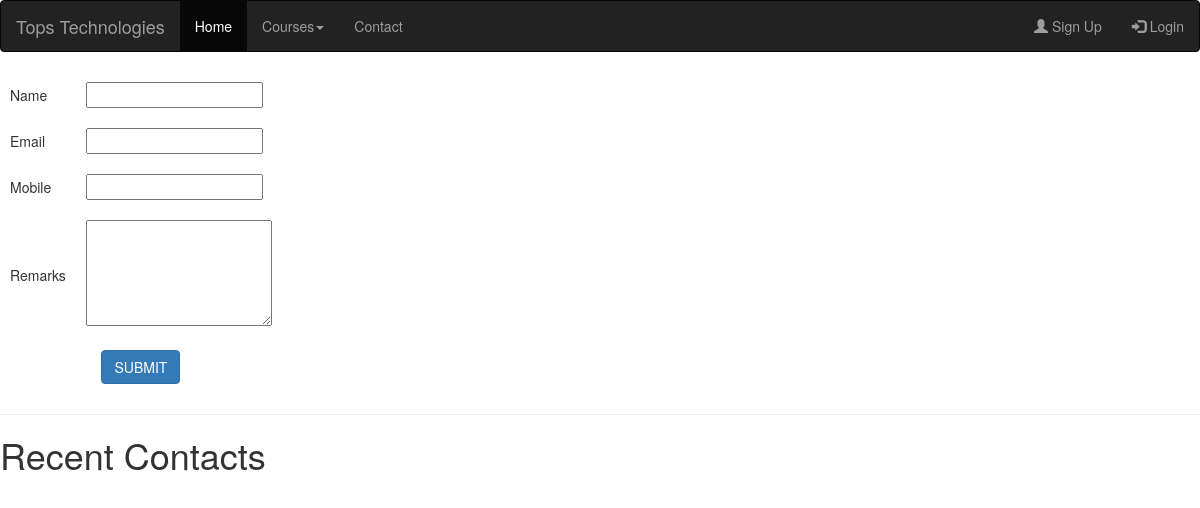
The app's page /contact/, older data.
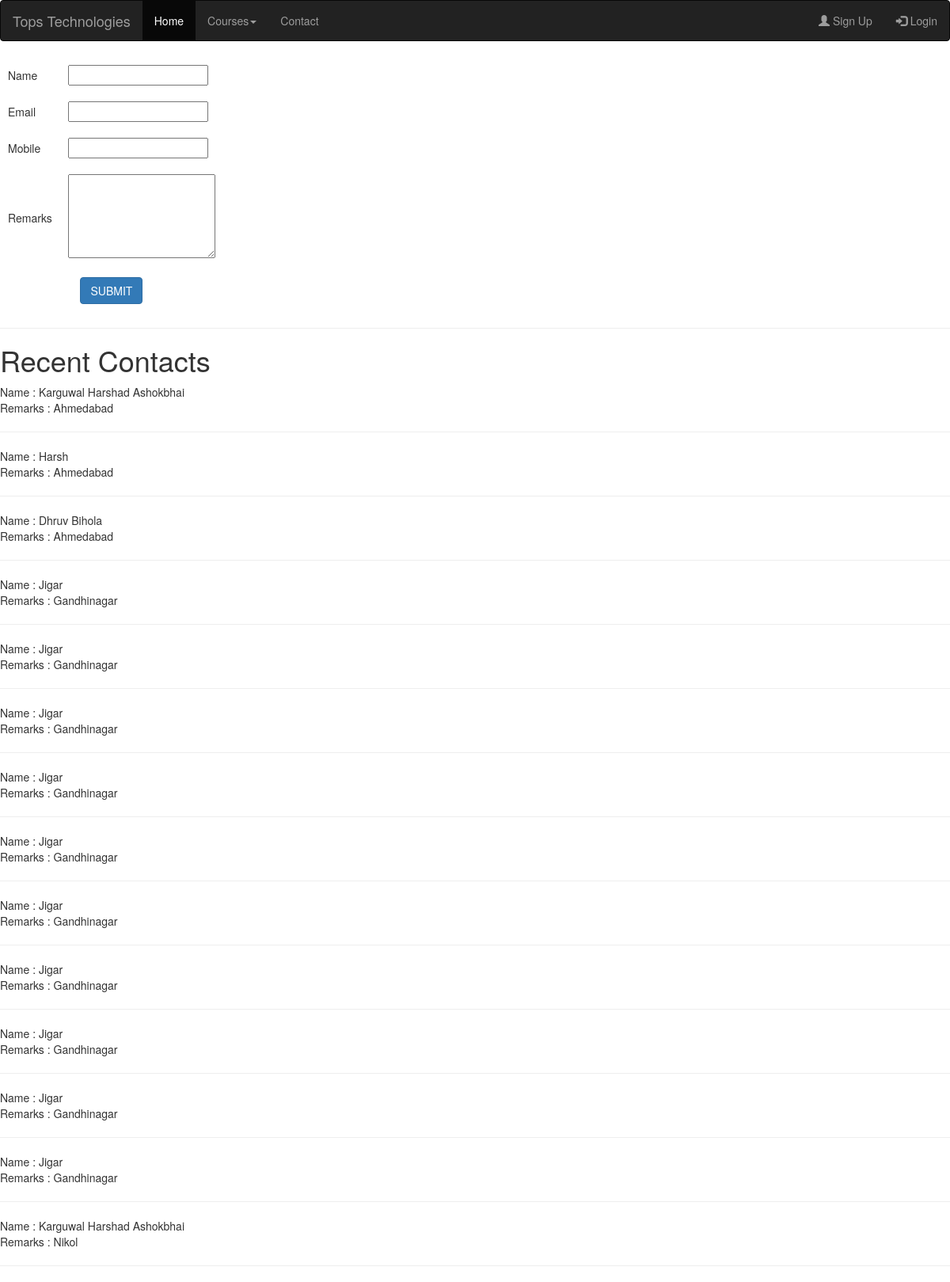
The same page, newer data.
### myapp/models.py (models this page shows, shortened)
class Contact(models.Model):
    name=models.CharField(max_length=100)
    email=models.EmailField()
    mobile=models.PositiveBigIntegerField()
    remarks=models.TextField()

### myapp/views.py (the view)
# urls.py: path('contact/',views.contact,name='contact'),
def contact(request):
    if request.method=="POST":
        Contact.objects.create(
            name=request.POST['name'],
            email=request.POST['email'],
            mobile=request.POST['mobile'],
            remarks=request.POST['remarks'],
        )
        msg="Contact Saved Successfully"
        contact=Contact.objects.all().order_by("-id")[:3]
        return render(request,'contact.html',{'msg':msg,'contact':contact})
    else:
        contact=Contact.objects.all()
        return render(request,'contact.html',{'contact':contact})

### myapp/templates/contact.html (shortened to what this page needs)
{% extends 'header.html' %}
{% block content %}
<!DOCTYPE html>
<html lang="en">
<head>
</head>
<body>
    <form name="contact" method="post" action="{% url 'contact' %}">
        <table>
            <tr>
                <td>Name</td>
                <td><input type="text" name="name"></td>
            </tr>
            <tr>
                <td>Email</td>
                <td><input type="text" name="email"></td>
            </tr>
            <tr>
                <td>Mobile</td>
                <td><input type="text" name="mobile"></td>
            </tr>
            <tr>
                <td>Remarks</td>
                <td><textarea rows="5" cols="22" name="remarks"></textarea></td>
            </tr>
            <tr>
                <td colspan="2" align="center">
                    <input type="submit" value="SUBMIT" class="btn btn-primary">
                </td>
            </tr>
        </table>
    </form>
<hr>
<h1>Recent Contacts</h1>
{% for i in contact %}
    Name : {{i.name}}<br>
    Remarks : {{i.remarks}}<br><hr>
{% endfor %}
</body>
</html>
{% endblock %}

### myapp/templates/header.html (shortened to what this page needs)
<!DOCTYPE html>
<html lang="en">
<head>
    <link rel="stylesheet" href="https://maxcdn.bootstrapcdn.com/bootstrap/3.4.1/css/bootstrap.min.css">
</head>
<body>
    <nav class="navbar navbar-inverse">
        <div class="container-fluid">
            <div class="navbar-header">
                <a class="navbar-brand" href="/">Tops Technologies</a>
            </div>
            <ul class="nav navbar-nav">
                <li class="active"><a href="/">Home</a></li>
                <li class="dropdown"><a class="dropdown-toggle" data-toggle="dropdown" href="#">Courses<span
                            class="caret"></span></a>
                </li>
                <li><a href="{% url 'contact' %}">Contact</a></li>
            </ul>
            <ul class="nav navbar-nav navbar-right">
                <li><a href="{% url 'signup' %}"><span class="glyphicon glyphicon-user"></span> Sign Up</a></li>
                <li><a href="{% url 'login' %}"><span class="glyphicon glyphicon-log-in"></span> Login</a></li>
            </ul>
        </div>
    </nav>
    {% block content %}
    {% endblock %}
</body>
</html>

### myapp/templates/header.html (style rules this page uses)
tr, td { padding: 10px; }

Row changes from the older to the newer data that the page shows:
added Contact: name "Karguwal Harshad Ashokbhai", remarks "Ahmedabad"
added Contact: name "Harsh", remarks "Ahmedabad"
added Contact: name "Dhruv Bihola", remarks "Ahmedabad"
added Contact: name "Jigar", remarks "Gandhinagar"
added Contact: name "Jigar", remarks "Gandhinagar"
added Contact: name "Jigar", remarks "Gandhinagar"
added Contact: name "Jigar", remarks "Gandhinagar"
added Contact: name "Jigar", remarks "Gandhinagar"
added Contact: name "Jigar", remarks "Gandhinagar"
added Contact: name "Jigar", remarks "Gandhinagar"
added Contact: name "Jigar", remarks "Gandhinagar"
added Contact: name "Jigar", remarks "Gandhinagar"
added Contact: name "Jigar", remarks "Gandhinagar"
added Contact: name "Karguwal Harshad Ashokbhai", remarks "Nikol"
